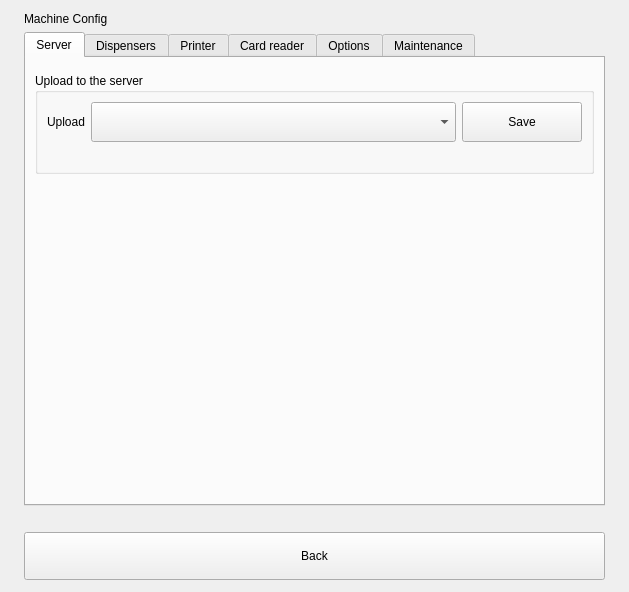
<?xml version="1.0" encoding="UTF-8"?>
<ui version="4.0">
 <class>MachineConfigPage</class>
 <widget class="QWidget" name="MachineConfigPage">
  <layout class="QVBoxLayout" name="machineLayout" stretch="0,1,0,0">
   <property name="leftMargin"><number>24</number></property>
   <property name="topMargin"><number>12</number></property>
   <property name="rightMargin"><number>24</number></property>
   <property name="bottomMargin"><number>12</number></property>
   <property name="spacing"><number>6</number></property>
   <item>
    <widget class="QLabel" name="pageTitle">
     <property name="text"><string>Machine Config</string></property>
    </widget>
   </item>
   <item>
    <widget class="QTabWidget" name="machineTabs">
     <property name="pageTabs" stdset="0"><bool>true</bool></property>
     <widget class="QWidget" name="machineServerTab">
      <attribute name="title"><string>Server</string></attribute>
      <layout class="QVBoxLayout" name="serverTabLayout">
       <property name="leftMargin"><number>9</number></property>
       <property name="topMargin"><number>9</number></property>
       <property name="rightMargin"><number>9</number></property>
       <property name="bottomMargin"><number>9</number></property>
       <property name="spacing"><number>6</number></property>
       <item>
        <widget class="QWidget" name="serverFormHost">
         <layout class="QVBoxLayout" name="serverFormLayout">
          <property name="leftMargin"><number>0</number></property>
          <property name="topMargin"><number>0</number></property>
          <property name="rightMargin"><number>0</number></property>
          <property name="bottomMargin"><number>0</number></property>
          <property name="spacing"><number>6</number></property>
         </layout>
        </widget>
       </item>
       <item>
        <widget class="QGroupBox" name="uploadBox">
         <property name="title"><string>Upload to the server</string></property>
         <layout class="QVBoxLayout" name="uploadBoxLayout">
          <property name="leftMargin"><number>9</number></property>
          <property name="topMargin"><number>9</number></property>
          <property name="rightMargin"><number>9</number></property>
          <property name="bottomMargin"><number>9</number></property>
          <property name="spacing"><number>6</number></property>
          <item>
           <layout class="QHBoxLayout" name="uploadRow" stretch="0,1,0">
            <property name="leftMargin"><number>0</number></property>
            <property name="topMargin"><number>0</number></property>
            <property name="rightMargin"><number>0</number></property>
            <property name="bottomMargin"><number>0</number></property>
            <property name="spacing"><number>6</number></property>
            <item>
             <widget class="QLabel" name="uploadModeLabel">
              <property name="text"><string>Upload</string></property>
             </widget>
            </item>
            <item>
             <widget class="QComboBox" name="uploadModeCombo">
              <property name="minimumSize"><size><width>0</width><height>40</height></size></property>
             </widget>
            </item>
            <item>
             <widget class="QPushButton" name="saveUploadModeButton">
              <property name="text"><string>Save</string></property>
              <property name="minimumSize"><size><width>120</width><height>40</height></size></property>
             </widget>
            </item>
           </layout>
          </item>
          <item>
           <widget class="QLabel" name="uploadModeHint">
            <property name="wordWrap"><bool>true</bool></property>
            <property name="sub" stdset="0"><bool>true</bool></property>
           </widget>
          </item>
         </layout>
        </widget>
       </item>
       <item>
        <spacer name="spacer1">
         <property name="orientation"><enum>Qt::Vertical</enum></property>
         <property name="sizeType"><enum>QSizePolicy::Expanding</enum></property>
         <property name="sizeHint" stdset="0"><size><width>20</width><height>40</height></size></property>
        </spacer>
       </item>
      </layout>
     </widget>
     <widget class="QWidget" name="machineNozzleTab">
      <attribute name="title"><string>Dispensers</string></attribute>
      <layout class="QVBoxLayout" name="nozzleTabLayout">
       <property name="leftMargin"><number>9</number></property>
       <property name="topMargin"><number>9</number></property>
       <property name="rightMargin"><number>9</number></property>
       <property name="bottomMargin"><number>9</number></property>
       <property name="spacing"><number>6</number></property>
       <item>
        <layout class="QHBoxLayout" name="converterRow">
         <property name="leftMargin"><number>0</number></property>
         <property name="topMargin"><number>0</number></property>
         <property name="rightMargin"><number>0</number></property>
         <property name="bottomMargin"><number>0</number></property>
         <property name="spacing"><number>6</number></property>
         <item>
          <widget class="QLabel" name="converterPortLabel">
           <property name="text"><string>Converter port (this terminal listens)</string></property>
          </widget>
         </item>
         <item>
          <widget class="QLineEdit" name="converterPort">
           <property name="minimumSize"><size><width>0</width><height>38</height></size></property>
          </widget>
         </item>
         <item>
          <widget class="QPushButton" name="saveConverterPortButton">
           <property name="text"><string>Save port</string></property>
           <property name="minimumSize"><size><width>0</width><height>38</height></size></property>
          </widget>
         </item>
        </layout>
       </item>
       <item>
        <layout class="QHBoxLayout" name="upperRow" stretch="1,0">
         <property name="leftMargin"><number>0</number></property>
         <property name="topMargin"><number>0</number></property>
         <property name="rightMargin"><number>0</number></property>
         <property name="bottomMargin"><number>0</number></property>
         <property name="spacing"><number>6</number></property>
         <item>
          <widget class="QTableWidget" name="nozzleTable">
          </widget>
         </item>
         <item>
          <layout class="QVBoxLayout" name="formColumn">
           <property name="leftMargin"><number>0</number></property>
           <property name="topMargin"><number>0</number></property>
           <property name="rightMargin"><number>0</number></property>
           <property name="bottomMargin"><number>0</number></property>
           <property name="spacing"><number>6</number></property>
           <item>
            <widget class="QLabel" name="selectedNozzle">
            </widget>
           </item>
           <item>
            <layout class="QFormLayout" name="nozzleForm">
             <property name="leftMargin"><number>0</number></property>
             <property name="topMargin"><number>0</number></property>
             <property name="rightMargin"><number>0</number></property>
             <property name="bottomMargin"><number>0</number></property>
             <property name="spacing"><number>6</number></property>
             <item row="0" column="0">
              <widget class="QLabel" name="nozzleModeLabel">
               <property name="text"><string>Mode</string></property>
              </widget>
             </item>
             <item row="0" column="1">
              <widget class="QComboBox" name="nozzleMode">
               <property name="minimumSize"><size><width>0</width><height>38</height></size></property>
              </widget>
             </item>
             <item row="1" column="0">
              <widget class="QLabel" name="nozzleFuelLabel">
               <property name="text"><string>Fuel type</string></property>
              </widget>
             </item>
             <item row="1" column="1">
              <widget class="QComboBox" name="nozzleFuel">
               <property name="minimumSize"><size><width>0</width><height>38</height></size></property>
              </widget>
             </item>
             <item row="2" column="0">
              <widget class="QLabel" name="nozzleDensityLabel">
               <property name="text"><string>Density</string></property>
              </widget>
             </item>
             <item row="2" column="1">
              <widget class="QLineEdit" name="nozzleDensity">
               <property name="placeholderText"><string>kg/L, e.g. 0.8300</string></property>
               <property name="minimumSize"><size><width>0</width><height>38</height></size></property>
              </widget>
             </item>
             <item row="3" column="0">
              <widget class="QLabel" name="nozzlePulsesLabel">
               <property name="text"><string>Pulses per litre</string></property>
              </widget>
             </item>
             <item row="3" column="1">
              <widget class="QLineEdit" name="nozzlePulses">
               <property name="placeholderText"><string>e.g. 1200 or 1234.5</string></property>
               <property name="minimumSize"><size><width>0</width><height>38</height></size></property>
              </widget>
             </item>
            </layout>
           </item>
           <item>
            <layout class="QHBoxLayout" name="nozzleButtons" stretch="1,1">
             <property name="leftMargin"><number>0</number></property>
             <property name="topMargin"><number>0</number></property>
             <property name="rightMargin"><number>0</number></property>
             <property name="bottomMargin"><number>0</number></property>
             <property name="spacing"><number>6</number></property>
             <item>
              <widget class="QPushButton" name="updateNozzleButton">
               <property name="text"><string>Update</string></property>
               <property name="minimumSize"><size><width>0</width><height>48</height></size></property>
              </widget>
             </item>
             <item>
              <widget class="QPushButton" name="readNozzlesButton">
               <property name="text"><string>Read</string></property>
               <property name="minimumSize"><size><width>0</width><height>48</height></size></property>
              </widget>
             </item>
            </layout>
           </item>
           <item>
            <spacer name="spacer3">
             <property name="orientation"><enum>Qt::Vertical</enum></property>
             <property name="sizeType"><enum>QSizePolicy::Expanding</enum></property>
             <property name="sizeHint" stdset="0"><size><width>20</width><height>40</height></size></property>
            </spacer>
           </item>
          </layout>
         </item>
        </layout>
       </item>
       <item>
        <widget class="QGroupBox" name="addNozzleBox">
         <property name="title"><string>Add a nozzle</string></property>
         <layout class="QHBoxLayout" name="addNozzleLayout" stretch="0,0,0,1,0,1,0">
          <property name="leftMargin"><number>9</number></property>
          <property name="topMargin"><number>9</number></property>
          <property name="rightMargin"><number>9</number></property>
          <property name="bottomMargin"><number>9</number></property>
          <property name="spacing"><number>6</number></property>
          <item>
           <widget class="QLabel" name="addNozzleNumberLabel">
            <property name="text"><string>Nozzle</string></property>
           </widget>
          </item>
          <item>
           <widget class="QComboBox" name="addNozzleNumber">
            <property name="minimumSize"><size><width>80</width><height>38</height></size></property>
           </widget>
          </item>
          <item>
           <widget class="QLabel" name="addNozzleFuelLabel">
            <property name="text"><string>Fuel type</string></property>
           </widget>
          </item>
          <item>
           <widget class="QComboBox" name="addNozzleFuel">
            <property name="minimumSize"><size><width>0</width><height>38</height></size></property>
           </widget>
          </item>
          <item>
           <widget class="QLabel" name="addNozzleTankLabel">
            <property name="text"><string>Tank</string></property>
           </widget>
          </item>
          <item>
           <widget class="QComboBox" name="addNozzleTank">
            <property name="minimumSize"><size><width>0</width><height>38</height></size></property>
           </widget>
          </item>
          <item>
           <widget class="QPushButton" name="addNozzleButton">
            <property name="text"><string>Add nozzle</string></property>
            <property name="minimumSize"><size><width>150</width><height>38</height></size></property>
           </widget>
          </item>
         </layout>
        </widget>
       </item>
      </layout>
     </widget>
     <widget class="QWidget" name="machinePrinterTab">
      <attribute name="title"><string>Printer</string></attribute>
      <layout class="QVBoxLayout" name="printerTabLayout">
       <property name="leftMargin"><number>9</number></property>
       <property name="topMargin"><number>9</number></property>
       <property name="rightMargin"><number>9</number></property>
       <property name="bottomMargin"><number>9</number></property>
       <property name="spacing"><number>6</number></property>
       <item>
        <layout class="QFormLayout" name="printerForm">
         <property name="leftMargin"><number>0</number></property>
         <property name="topMargin"><number>0</number></property>
         <property name="rightMargin"><number>0</number></property>
         <property name="bottomMargin"><number>0</number></property>
         <property name="spacing"><number>6</number></property>
         <item row="0" column="0">
          <widget class="QLabel" name="printerHostLabel">
           <property name="text"><string>Printer address</string></property>
          </widget>
         </item>
         <item row="0" column="1">
          <widget class="QLineEdit" name="printerHost">
           <property name="placeholderText"><string>For example 192.168.1.20</string></property>
           <property name="minimumSize"><size><width>0</width><height>40</height></size></property>
          </widget>
         </item>
         <item row="1" column="0">
          <widget class="QLabel" name="printerPortLabel">
           <property name="text"><string>Port</string></property>
          </widget>
         </item>
         <item row="1" column="1">
          <widget class="QLineEdit" name="printerPort">
           <property name="minimumSize"><size><width>0</width><height>40</height></size></property>
          </widget>
         </item>
        </layout>
       </item>
       <item>
        <widget class="QPushButton" name="savePrinterButton">
         <property name="text"><string>Save printer</string></property>
         <property name="minimumSize"><size><width>0</width><height>48</height></size></property>
        </widget>
       </item>
       <item>
        <widget class="QPushButton" name="checkPrinterButton">
         <property name="text"><string>Check printer</string></property>
         <property name="minimumSize"><size><width>0</width><height>48</height></size></property>
        </widget>
       </item>
       <item>
        <widget class="QLabel" name="printerStatus">
         <property name="wordWrap"><bool>true</bool></property>
        </widget>
       </item>
       <item>
        <spacer name="spacer2">
         <property name="orientation"><enum>Qt::Vertical</enum></property>
         <property name="sizeType"><enum>QSizePolicy::Expanding</enum></property>
         <property name="sizeHint" stdset="0"><size><width>20</width><height>40</height></size></property>
        </spacer>
       </item>
      </layout>
     </widget>
     <widget class="QWidget" name="machineCardTab">
      <attribute name="title"><string>Card reader</string></attribute>
      <layout class="QVBoxLayout" name="cardTabLayout">
       <property name="leftMargin"><number>9</number></property>
       <property name="topMargin"><number>9</number></property>
       <property name="rightMargin"><number>9</number></property>
       <property name="bottomMargin"><number>9</number></property>
       <property name="spacing"><number>6</number></property>
       <item>
        <layout class="QFormLayout" name="cardReaderForm">
         <property name="leftMargin"><number>0</number></property>
         <property name="topMargin"><number>0</number></property>
         <property name="rightMargin"><number>0</number></property>
         <property name="bottomMargin"><number>0</number></property>
         <property name="spacing"><number>6</number></property>
         <item row="0" column="0">
          <widget class="QLabel" name="cardReaderPortLabel">
           <property name="text"><string>Serial port</string></property>
          </widget>
         </item>
         <item row="0" column="1">
          <widget class="QLineEdit" name="cardReaderPort">
           <property name="minimumSize"><size><width>0</width><height>40</height></size></property>
          </widget>
         </item>
         <item row="1" column="0">
          <widget class="QLabel" name="cardReaderBaudLabel">
           <property name="text"><string>Speed (baud)</string></property>
          </widget>
         </item>
         <item row="1" column="1">
          <widget class="QComboBox" name="cardReaderBaud">
           <property name="minimumSize"><size><width>0</width><height>40</height></size></property>
          </widget>
         </item>
         <item row="2" column="0">
          <widget class="QLabel" name="cardReaderFormatLabel">
           <property name="text"><string>How the id comes</string></property>
          </widget>
         </item>
         <item row="2" column="1">
          <widget class="QComboBox" name="cardReaderFormat">
           <property name="minimumSize"><size><width>0</width><height>40</height></size></property>
          </widget>
         </item>
         <item row="3" column="0">
          <widget class="QLabel" name="cardReaderLengthLabel">
           <property name="text"><string>Length of the id</string></property>
          </widget>
         </item>
         <item row="3" column="1">
          <widget class="QLineEdit" name="cardReaderLength">
           <property name="placeholderText"><string>characters</string></property>
           <property name="minimumSize"><size><width>0</width><height>40</height></size></property>
          </widget>
         </item>
         <item row="4" column="0">
          <widget class="QLabel" name="cardReaderPrefixLabel">
           <property name="text"><string>Text before the id</string></property>
          </widget>
         </item>
         <item row="4" column="1">
          <widget class="QLineEdit" name="cardReaderPrefix">
           <property name="maxLength"><number>20</number></property>
           <property name="placeholderText"><string>none</string></property>
           <property name="minimumSize"><size><width>0</width><height>40</height></size></property>
          </widget>
         </item>
         <item row="5" column="0">
          <widget class="QLabel" name="cardReaderEncodingLabel">
           <property name="text"><string>What the bytes are</string></property>
          </widget>
         </item>
         <item row="5" column="1">
          <widget class="QComboBox" name="cardReaderEncoding">
           <property name="minimumSize"><size><width>0</width><height>40</height></size></property>
          </widget>
         </item>
        </layout>
       </item>
       <item>
        <widget class="QPushButton" name="saveCardReaderButton">
         <property name="text"><string>Save card reader</string></property>
         <property name="minimumSize"><size><width>0</width><height>48</height></size></property>
        </widget>
       </item>
       <item>
        <widget class="QLabel" name="cardReaderHelp">
         <property name="text"><string>The reader is read on this serial port (8 data bits, no parity, 1 stop bit). Put a card on it: its id shows on the Cards screen. The station's Arduino reader sends one line "CARD: &lt;id&gt;" for a card (9600 baud, ends with a line break): keep the text before the id as CARD: and lines of another kind are ignored. An original Arduino Uno shows up as /dev/ttyACM0, a clone with a CH340 chip as /dev/ttyUSB0.</string></property>
         <property name="wordWrap"><bool>true</bool></property>
        </widget>
       </item>
       <item>
        <spacer name="spacer4">
         <property name="orientation"><enum>Qt::Vertical</enum></property>
         <property name="sizeType"><enum>QSizePolicy::Expanding</enum></property>
         <property name="sizeHint" stdset="0"><size><width>20</width><height>40</height></size></property>
        </spacer>
       </item>
      </layout>
     </widget>
     <widget class="QWidget" name="machineOptionsTab">
      <attribute name="title"><string>Options</string></attribute>
      <layout class="QVBoxLayout" name="optionsTabLayout">
       <property name="leftMargin"><number>9</number></property>
       <property name="topMargin"><number>9</number></property>
       <property name="rightMargin"><number>9</number></property>
       <property name="bottomMargin"><number>9</number></property>
       <property name="spacing"><number>6</number></property>
       <item>
        <widget class="QGroupBox" name="reviewOptionsBox">
         <property name="title"><string>Review screen</string></property>
         <layout class="QHBoxLayout" name="reviewOptionsLayout" stretch="1,0">
          <property name="leftMargin"><number>9</number></property>
          <property name="topMargin"><number>9</number></property>
          <property name="rightMargin"><number>9</number></property>
          <property name="bottomMargin"><number>9</number></property>
          <property name="spacing"><number>6</number></property>
          <item>
           <widget class="QCheckBox" name="showNoReceiptCheck">
            <property name="text"><string>Show the sales without a receipt</string></property>
            <property name="minimumSize"><size><width>0</width><height>40</height></size></property>
           </widget>
          </item>
          <item>
           <widget class="QPushButton" name="saveReviewOptionsButton">
            <property name="text"><string>Save</string></property>
            <property name="minimumSize"><size><width>120</width><height>40</height></size></property>
           </widget>
          </item>
         </layout>
        </widget>
       </item>
       <item>
        <widget class="QGroupBox" name="manualSupplyOptionsBox">
         <property name="title"><string>Manual supply</string></property>
         <layout class="QHBoxLayout" name="manualSupplyOptionsLayout" stretch="1,0,0">
          <property name="leftMargin"><number>9</number></property>
          <property name="topMargin"><number>9</number></property>
          <property name="rightMargin"><number>9</number></property>
          <property name="bottomMargin"><number>9</number></property>
          <property name="spacing"><number>6</number></property>
          <item>
           <widget class="QLabel" name="manualSupplyDaysLabel">
            <property name="text"><string>Days back the time of a manual supply may be (0: today only)</string></property>
            <property name="wordWrap"><bool>true</bool></property>
           </widget>
          </item>
          <item>
           <widget class="QSpinBox" name="manualSupplyDaysSpin">
            <property name="minimum"><number>0</number></property>
            <property name="maximum"><number>365</number></property>
            <property name="value"><number>3</number></property>
            <property name="minimumSize"><size><width>120</width><height>40</height></size></property>
           </widget>
          </item>
          <item>
           <widget class="QPushButton" name="saveManualSupplyOptionsButton">
            <property name="text"><string>Save</string></property>
            <property name="minimumSize"><size><width>120</width><height>40</height></size></property>
           </widget>
          </item>
         </layout>
        </widget>
       </item>
       <item>
        <spacer name="spacerOptions">
         <property name="orientation"><enum>Qt::Vertical</enum></property>
         <property name="sizeType"><enum>QSizePolicy::Expanding</enum></property>
         <property name="sizeHint" stdset="0"><size><width>20</width><height>40</height></size></property>
        </spacer>
       </item>
      </layout>
     </widget>
     <widget class="QWidget" name="machineMaintenanceTab">
      <attribute name="title"><string>Maintenance</string></attribute>
      <layout class="QVBoxLayout" name="maintenanceTabLayout">
       <property name="leftMargin"><number>9</number></property>
       <property name="topMargin"><number>9</number></property>
       <property name="rightMargin"><number>9</number></property>
       <property name="bottomMargin"><number>9</number></property>
       <property name="spacing"><number>6</number></property>
       <item>
        <widget class="QLabel" name="changeLogTitle">
         <property name="text"><string>Latest changes</string></property>
        </widget>
       </item>
       <item>
        <widget class="QListWidget" name="changeLog"/>
       </item>
       <item>
        <widget class="QGroupBox" name="resetBox">
         <property name="title"><string>Reset</string></property>
         <layout class="QVBoxLayout" name="resetBoxLayout">
          <property name="leftMargin"><number>9</number></property>
          <property name="topMargin"><number>9</number></property>
          <property name="rightMargin"><number>9</number></property>
          <property name="bottomMargin"><number>9</number></property>
          <property name="spacing"><number>6</number></property>
          <item>
           <layout class="QHBoxLayout" name="cleanDataRow" stretch="1,0">
            <property name="spacing"><number>6</number></property>
            <item>
             <widget class="QLabel" name="cleanDataHint">
              <property name="text"><string>Clean Data erases everything this terminal keeps: tickets, sales, supplies, cards and the cashier's session. The machine settings stay. The terminal then downloads everything again. It is refused while records wait for the upload.</string></property>
              <property name="wordWrap"><bool>true</bool></property>
              <property name="sub" stdset="0"><bool>true</bool></property>
             </widget>
            </item>
            <item>
             <widget class="QPushButton" name="cleanDataButton">
              <property name="text"><string>Clean Data</string></property>
              <property name="minimumSize"><size><width>200</width><height>48</height></size></property>
             </widget>
            </item>
           </layout>
          </item>
          <item>
           <layout class="QHBoxLayout" name="clearConfigRow" stretch="1,0">
            <property name="spacing"><number>6</number></property>
            <item>
             <widget class="QLabel" name="clearConfigHint">
              <property name="text"><string>Clear Config erases the machine settings: the server address, the printer, the converter port, the tanks of the nozzles, the card reader, the upload mode and the options. The data stays. The terminal then asks for the server again.</string></property>
              <property name="wordWrap"><bool>true</bool></property>
              <property name="sub" stdset="0"><bool>true</bool></property>
             </widget>
            </item>
            <item>
             <widget class="QPushButton" name="clearConfigButton">
              <property name="text"><string>Clear Config</string></property>
              <property name="minimumSize"><size><width>200</width><height>48</height></size></property>
             </widget>
            </item>
           </layout>
          </item>
          <item>
           <widget class="QLabel" name="resetInfo">
            <property name="wordWrap"><bool>true</bool></property>
           </widget>
          </item>
         </layout>
        </widget>
       </item>
      </layout>
     </widget>
    </widget>
   </item>
   <item>
    <widget class="QLabel" name="machineStatus">
     <property name="wordWrap"><bool>true</bool></property>
    </widget>
   </item>
   <item>
    <widget class="QPushButton" name="machineBackButton">
     <property name="text"><string>Back</string></property>
     <property name="minimumSize"><size><width>0</width><height>48</height></size></property>
    </widget>
   </item>
  </layout>
 </widget>
 <resources/>
 <connections/>
</ui>
